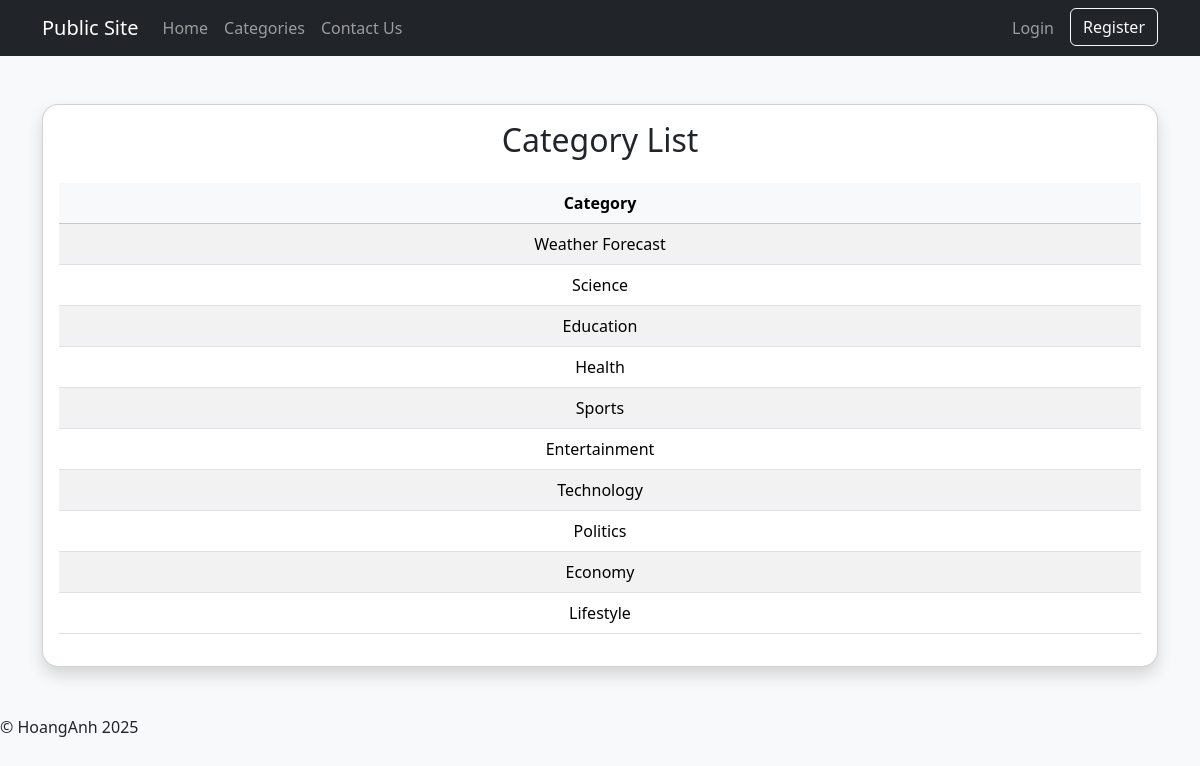
/categories.php, run on the app's committed database.
### tables this page shows
CREATE TABLE `category` (
  `id` int(11) NOT NULL,
  `category_name` varchar(255) NOT NULL
);

### categories.php (called while the page is built, shortened)
<?php
try{
  include 'includes/DatabaseConnection.php';
  include 'includes/DatabaseFunctions.php';
  $categories = allCategories($pdo);
  include 'templates/categories.html.php';
}catch (PDOException $e) {
  $output = 'Database error: ' . $e->getMessage();
  $title = 'An error has occured';
}
include 'templates/layout.html.php';

### includes/DatabaseFunctions.php (called while the page is built, shortened)
<?php
function query($pdo, $sql, $parameters = []) {
    $query = $pdo->prepare($sql);
    $query->execute($parameters);
    return $query;
}
function allCategories($pdo) {
    $categories = query($pdo, 'SELECT * FROM category');
    return $categories->fetchAll();
}
?>

### templates/categories.html.php (the view, shortened to what this page needs)
<head>
  <link href="https://cdn.jsdelivr.net/npm/bootstrap@5.3.2/dist/css/bootstrap.min.css" rel="stylesheet">
</head>
<body class="bg-light">
  <div class="container my-5">
    <div class="card shadow rounded-4">
      <div class="card-body">
        <h2 class="text-center mb-4">Category List</h2>
        <div class="table-responsive">
          <table class="table table-striped table-hover align-middle text-center">
            <thead class="table-light">
              <tr>
                <th scope="col">Category</th>
              </tr>
            </thead>
            <tbody id="userTableBody">
              <?php foreach ($categories as $category): ?>
                <tr>
                  <td><?= htmlspecialchars($category['category_name'], ENT_QUOTES, 'UTF-8') ?></td>
                </tr>
              <?php endforeach; ?>
            </tbody>
          </table>
        </div>
      </div>
    </div>
  </div>
</body>

### data on the page
category: category_name "Weather Forecast"
category: category_name "Science"
category: category_name "Education"
category: category_name "Health"
category: category_name "Sports"
category: category_name "Entertainment"
category: category_name "Technology"
category: category_name "Politics"
category: category_name "Economy"
category: category_name "Lifestyle"
